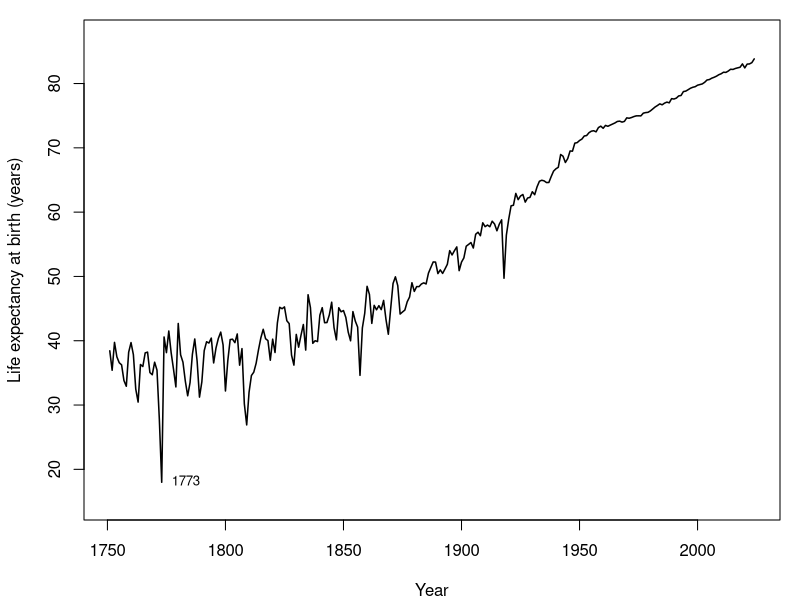
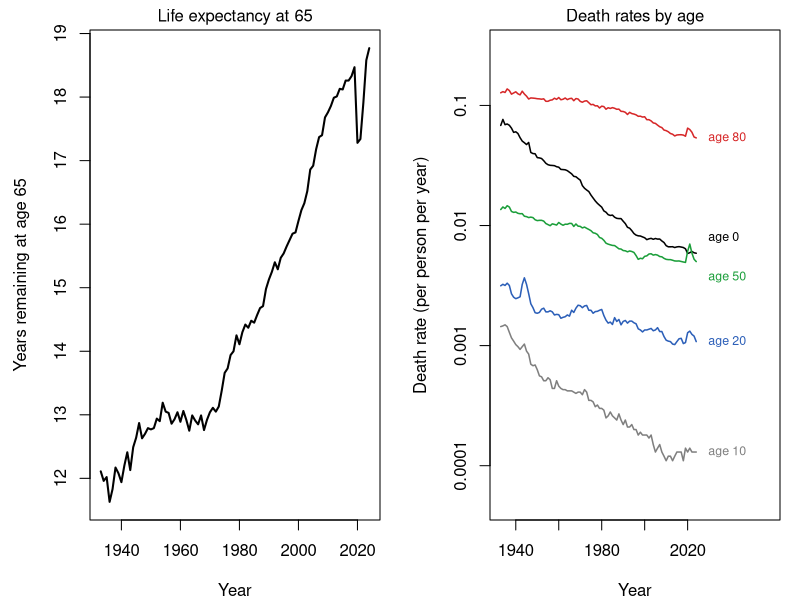
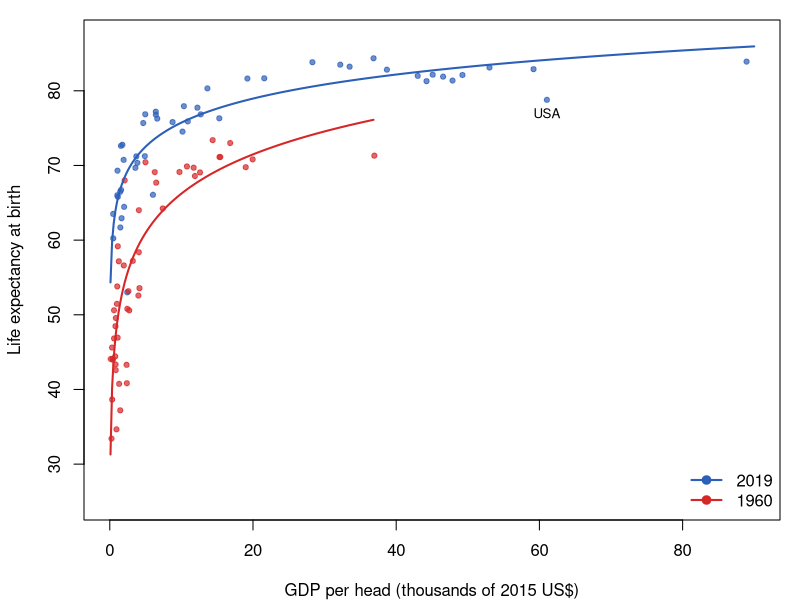
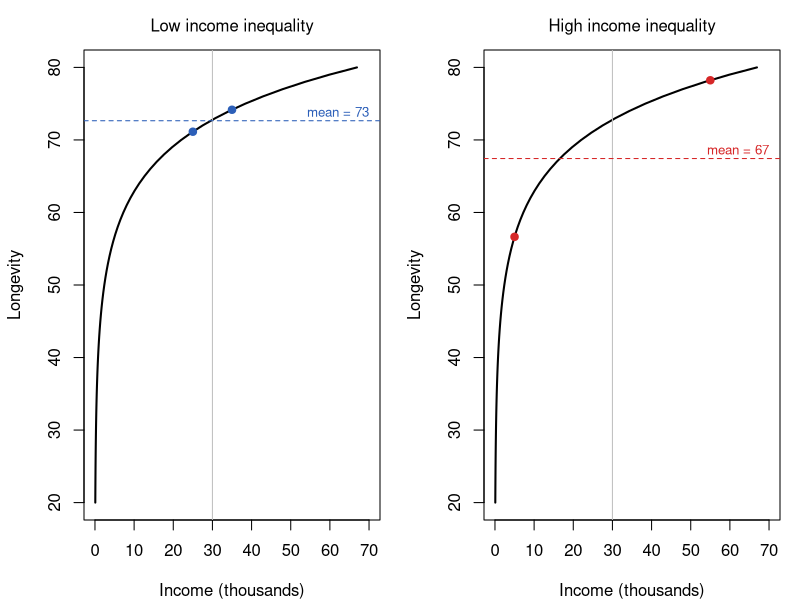
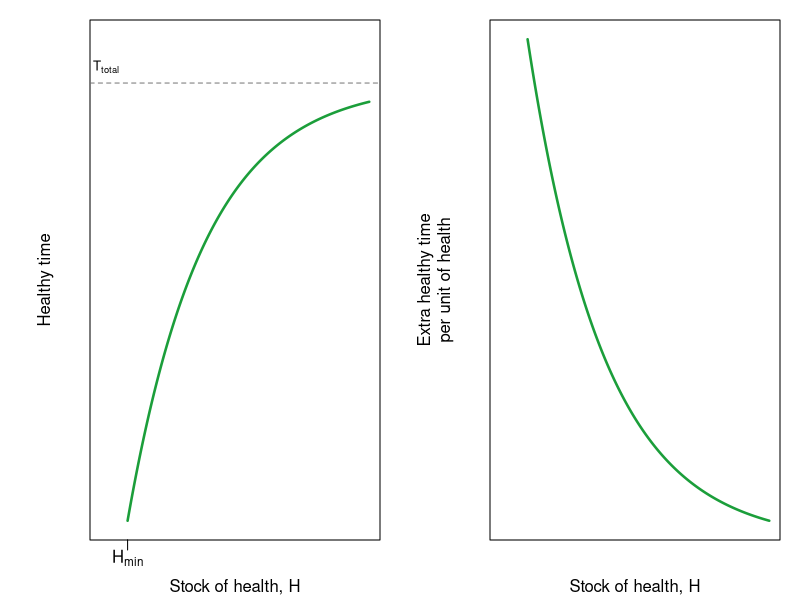
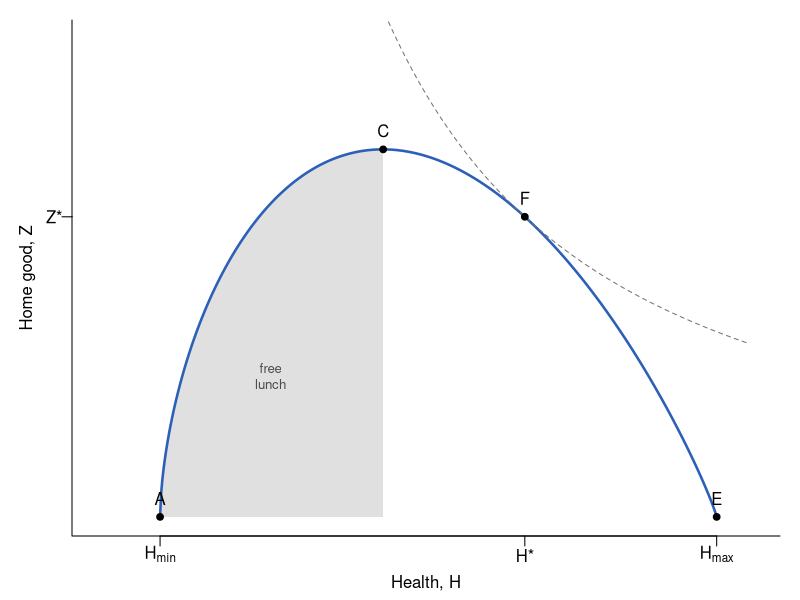
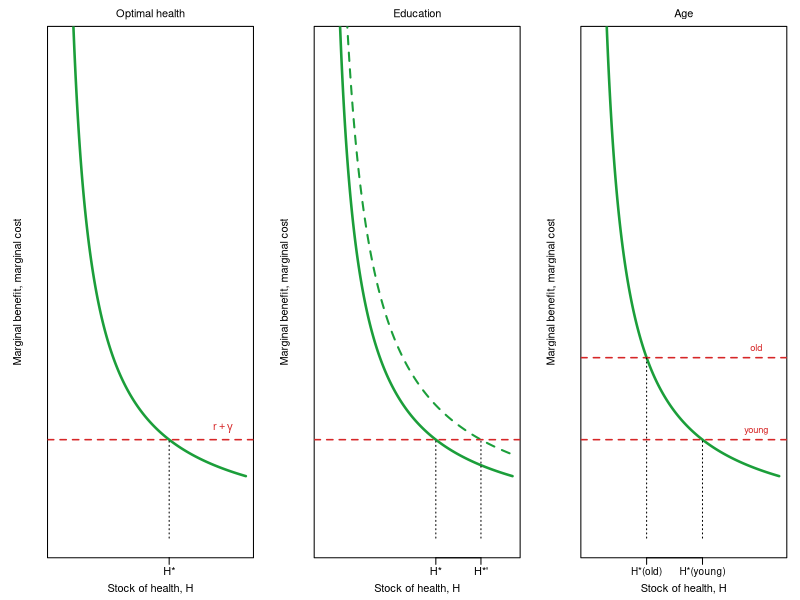

The R source for these figures, in order:
## ---- chunk 1
#| label: setup-ch11
#| include: false

col_b <- "#1b9e3a"; col_d <- "#d62728"; col_grey <- "grey45"
col_mb <- "#1b9e3a"; col_mc <- "#d62728"; col_blue <- "#2c5fb8"

## HMD period life expectancy (statistics release of 15 June 2026)
e0 <- read.table("data/hmd_e0_period_swe_usa_jpn_2026.txt", header = TRUE, skip = 1)
swe <- subset(e0, PopName == "SWE")
usa_e0 <- subset(e0, PopName == "USA")

## HMD US male life table, selected ages
usm <- read.table("data/hmd_usa_male_mx_ex_selected_ages_2026.txt", header = TRUE)

## World Bank WDI: life expectancy, GDP per head (constant 2015 US$), population
wdi <- read.csv("data/wdi_e0_gdp_pop_1960_2023.csv")
big <- function(yr) subset(wdi, year == yr & pop > 5e6 & !is.na(e0) & !is.na(gdp_pc_2015usd))
k <- intersect(big(1960)$iso3, big(2019)$iso3)          # balanced panel of countries
d60 <- subset(big(1960), iso3 %in% k); d19 <- subset(big(2019), iso3 %in% k)
m60 <- lm(e0 ~ log(gdp_pc_2015usd), d60)
m19 <- lm(e0 ~ log(gdp_pc_2015usd), d19)
wm <- function(x, w) sum(x * w) / sum(w)
gain_total <- wm(d19$e0, d19$pop) - wm(d60$e0, d60$pop)
gain_along <- wm(predict(m60, d19), d19$pop) - wm(predict(m60, d60), d60$pop)
## Preston's (1975) version: also move along the *later* curve, then average the two
gain_along19 <- wm(predict(m19, d19), d19$pop) - wm(predict(m19, d60), d60$pop)
gain_along_avg <- (gain_along + gain_along19) / 2
inc_ratio <- wm(d19$gdp_pc_2015usd, d19$pop) / wm(d60$gdp_pc_2015usd, d60$pop)
chn_share60 <- d60$pop[d60$iso3 == "CHN"] / sum(d60$pop)
## Preston's Table 1 (IJE reprint, p. 487): world e0 under each curve x income mix
pr <- matrix(c(44.2, 55.1, 46.7, 56.4), 2, dimnames = list(c("1930s", "1960s"), c("1938", "1963")))
pr_total <- pr["1960s", "1963"] - pr["1930s", "1938"]
pr_along <- pr[, "1963"] - pr[, "1938"]                 # 2.5 and 1.3 years
us19 <- subset(d19, iso3 == "USA")
us_gap <- unname(predict(m19, us19) - us19$e0)
## ---- chunk 2
#| label: fig-swe-e0
#| fig-cap: "Life expectancy at birth in Sweden, 1751–2024 (period, both sexes). Source: Human Mortality Database."
#| fig-height: 4
op <- par(mar = c(4, 4.2, 1, 1))
plot(swe$Year, swe$Total, type = "l", lwd = 1.5, ylim = c(15, 87),
     xlab = "Year", ylab = "Life expectancy at birth (years)")
text(1773, swe$Total[swe$Year == 1773], "1773", pos = 4, cex = 0.8)
par(op)
## ---- chunk 3
#| label: fig-usa-age
#| fig-cap: "U.S. men, 1933–2024. Left: life expectancy at age 65. Right: death rates at selected ages, on a log scale. Source: Human Mortality Database."
#| fig-height: 4
op <- par(mfrow = c(1, 2), mar = c(4, 4.5, 1.5, 1))
x <- subset(usm, Age == 65)
plot(x$Year, x$ex, type = "l", lwd = 2, xlab = "Year",
     ylab = "Years remaining at age 65", main = "Life expectancy at 65",
     font.main = 1, cex.main = 1)
ages <- c(0, 10, 20, 50, 80)
cols <- c("black", "grey50", col_blue, col_b, col_d)
plot(NA, xlim = c(1933, 2058), ylim = c(5e-5, 0.3), log = "y",
     xlab = "Year", ylab = "Death rate (per person per year)",
     main = "Death rates by age", font.main = 1, cex.main = 1, xaxt = "n", yaxt = "n")
axis(1, at = seq(1940, 2020, 20))
axis(2, at = c(1e-4, 1e-3, 1e-2, 1e-1), labels = c("0.0001", "0.001", "0.01", "0.1"))
nudge <- c(1.35, 1, 1, 0.74, 1)            # separate the age-0 and age-50 labels
for (i in seq_along(ages)) {
  y <- subset(usm, Age == ages[i])
  lines(y$Year, y$mx, col = cols[i], lwd = 1.5)
  text(2025, tail(y$mx, 1) * nudge[i], paste("age", ages[i]), pos = 4, cex = 0.75, col = cols[i])
}
par(op)
## ---- chunk 4
#| include: false
r <- function(a) { y <- subset(usm, Age == a); y$mx[y$Year == 2019] / y$mx[y$Year == 1933] }
## ---- chunk 5
#| label: fig-preston
#| fig-cap: "Life expectancy at birth against GDP per head (constant 2015 US dollars), countries with more than 5 million people, 1960 (red) and 2019 (blue). Curves are fits of life expectancy on log income. Source: World Bank, World Development Indicators."
#| fig-height: 4.6
xs <- seq(100, 90000, length.out = 400)
op <- par(mar = c(4, 4.2, 1, 1))
plot(d19$gdp_pc_2015usd / 1000, d19$e0, pch = 19, cex = 0.7,
     col = adjustcolor(col_blue, 0.7), xlim = c(0, 90), ylim = c(25, 87),
     xlab = "GDP per head (thousands of 2015 US$)", ylab = "Life expectancy at birth")
points(d60$gdp_pc_2015usd / 1000, d60$e0, pch = 19, cex = 0.7,
       col = adjustcolor(col_d, 0.7))
lines(xs / 1000, predict(m19, data.frame(gdp_pc_2015usd = xs)), col = col_blue, lwd = 2)
x60 <- xs[xs <= max(d60$gdp_pc_2015usd)]
lines(x60 / 1000, predict(m60, data.frame(gdp_pc_2015usd = x60)), col = col_d, lwd = 2)
text(us19$gdp_pc_2015usd / 1000, us19$e0, "USA", pos = 1, cex = 0.8)
legend("bottomright", c("2019", "1960"), col = c(col_blue, col_d), pch = 19,
       lwd = 2, bty = "n")
par(op)
## ---- chunk 6
#| label: fig-inequality
#| fig-cap: "Same average income, different inequality. Longevity rises with income at a diminishing rate (black curve). With low inequality (left), average longevity (dashed) is close to the longevity at the average income (grey line). With high inequality (right), it is much lower. Lecture example."
#| fig-height: 3.8
#| echo: false
yy <- 40:100 - 20; xx <- exp((40:100) / 9)
op <- par(mfrow = c(1, 2), mar = c(4, 4.2, 2.5, 1))
for (case in list(list(x = c(25, 35) * 1000, col = col_blue, main = "Low income inequality"),
                  list(x = c(5, 55) * 1000, col = col_d, main = "High income inequality"))) {
  plot(xx / 1000, yy, type = "l", lwd = 2, xlim = c(0, 70), ylim = c(20, 80),
       xlab = "Income (thousands)", ylab = "Longevity", main = case$main,
       font.main = 1, cex.main = 1)
  yo <- approx(xx, yy, xout = case$x)$y
  abline(v = 30, col = "grey")
  points(case$x / 1000, yo, pch = 19, col = case$col)
  abline(h = mean(yo), lty = 2, col = case$col)
  text(70, mean(yo), sprintf("mean = %.0f", mean(yo)), adj = c(1, -0.4),
       col = case$col, cex = 0.8)
}
par(op)
## ---- chunk 7
#| label: fig-grossman-mb
#| fig-cap: "Diminishing returns to health. Left: healthy (not-sick) time rises with the stock of health, but less and less. Right: the extra healthy time from each further improvement in health declines. Illustrative curves, after the lecture slides."
#| fig-height: 3.4
#| echo: false
H <- seq(1, 10, 0.01); Hmin <- 1; Tt <- 10
Tns <- Tt * (1 - exp(-0.35 * (H - Hmin)))
op <- par(mfrow = c(1, 2), mar = c(3, 4.5, 1, 1), mgp = c(1.8, 0.5, 0))
plot(H, Tns, type = "l", lwd = 2.5, col = col_mb, ylim = c(0, 11), xlim = c(0, 10),
     xaxt = "n", yaxt = "n", xlab = "Stock of health, H", ylab = "Healthy time")
abline(h = Tt, lty = 2, col = col_grey)
text(0.2, Tt, expression(T[total]), pos = 3, cex = 0.8, xpd = NA)
axis(1, at = Hmin, labels = expression(H[min]))
plot(H, 0.35 * Tt * exp(-0.35 * (H - Hmin)), type = "l", lwd = 2.5, col = col_mb,
     xlim = c(0, 10), xaxt = "n", yaxt = "n", xlab = "Stock of health, H",
     ylab = "Extra healthy time\nper unit of health")
par(op)
## ---- chunk 8
#| label: fig-grossman-ppf
#| fig-cap: "What one period's time and money can produce. Starting from H~min~ (A), better health first frees up so much time that health and Z can both rise: the free-lunch zone (grey), up to C. Beyond C, more health costs some Z. The best choice (F) is where the highest reachable indifference curve (dashed) touches the frontier, short of maximal health (E). Illustrative curves, after Bhattacharya, Hyde and Tu (2013), Figures 3.2–3.4."
#| fig-height: 3.6
#| echo: false
Hmin <- 1; Hmax <- 10
Hp <- seq(Hmin, Hmax, length.out = 500)
ppf <- function(h) 2.2 * (h - Hmin)^0.6 * (Hmax - h)^0.9 / 4
Zp <- ppf(Hp)
iC <- which.max(Zp)
u <- log(pmax(Zp, 1e-9)) + 1.3 * log(Hp)           # Cobb-Douglas utility
iF <- which.max(u)
op <- par(mar = c(3.2, 3.6, 1, 1), mgp = c(1.8, 0.5, 0))
plot(Hp, Zp, type = "n", xlim = c(0, 10.6), ylim = c(0, max(Zp) * 1.3),
     xaxt = "n", yaxt = "n", xlab = "Health, H", ylab = "Home good, Z", bty = "l")
polygon(c(Hp[1:iC], Hp[iC]), c(Zp[1:iC], 0), col = "grey88", border = NA)
lines(Hp, Zp, lwd = 2.5, col = col_blue)
hh <- seq(3.2, 10.5, 0.01)
lines(hh, exp(u[iF]) / hh^1.3, lty = 2, col = col_grey)
pts <- c(A = 1, C = iC, F = iF, E = length(Hp))
points(Hp[pts], Zp[pts], pch = 19, cex = 0.9)
text(Hp[pts], Zp[pts], names(pts), pos = c(3, 3, 3, 3), offset = 0.6)
text(Hp[round(iC / 2)], Zp[round(iC / 2)] * 0.45, "free\nlunch", cex = 0.8, col = "grey30")
axis(1, at = c(Hmin, Hp[iF], Hmax), labels = c(expression(H[min]), "H*", expression(H[max])))
axis(2, at = Zp[iF], labels = "Z*", las = 1)
par(op)
## ---- chunk 9
#| label: fig-grossman
#| fig-cap: "The Grossman model. Left: optimal health H* is where the marginal benefit of health (green) equals its marginal cost, r + γ (red). Middle: education raises the return to health investments (dashed), so H* rises. Right: older people's health depreciates faster, so r + γ is higher and H* is lower. Illustrative curves, after the lecture slides."
#| fig-height: 3.4
#| echo: false
H <- seq(0.6, 10, 0.01); MB <- function(H, s = 1) s * 3 / H^0.9
hstar <- function(mc, s = 1) (s * 3 / mc)^(1 / 0.9)
mc0 <- 0.6
op <- par(mfrow = c(1, 3), mar = c(3.2, 3.6, 2, 1), mgp = c(1.8, 0.5, 0))
draw <- function(main) {
  plot(H, MB(H), type = "n", ylim = c(0, 3), xlim = c(0, 10), xaxt = "n", yaxt = "n",
       xlab = "Stock of health, H", ylab = "Marginal benefit, marginal cost",
       main = main, font.main = 1, cex.main = 1)
  lines(H, MB(H), col = col_mb, lwd = 2.5)
}
draw("Optimal health")
abline(h = mc0, col = col_mc, lty = 2, lwd = 1.5)
text(8.8, mc0, expression(r + gamma), pos = 3, col = col_mc)
segments(hstar(mc0), 0, hstar(mc0), mc0, lty = 3)
axis(1, at = hstar(mc0), labels = "H*")
draw("Education")
lines(H, MB(H, 1.35), col = col_mb, lwd = 2, lty = 2)
abline(h = mc0, col = col_mc, lty = 2, lwd = 1.5)
segments(c(hstar(mc0), hstar(mc0, 1.35)), 0, c(hstar(mc0), hstar(mc0, 1.35)), mc0, lty = 3)
axis(1, at = c(hstar(mc0), hstar(mc0, 1.35)), labels = c("H*", "H*'"))
draw("Age")
mc_old <- 1.1
abline(h = c(mc0, mc_old), col = col_mc, lty = 2, lwd = 1.5)
text(8.8, mc0, "young", pos = 3, col = col_mc, cex = 0.85)
text(8.8, mc_old, "old", pos = 3, col = col_mc, cex = 0.85)
segments(c(hstar(mc0), hstar(mc_old)), 0, c(hstar(mc0), hstar(mc_old)), c(mc0, mc_old), lty = 3)
axis(1, at = c(hstar(mc_old), hstar(mc0)), labels = FALSE)
mtext(c("H*(old)", "H*(young)"), side = 1, at = c(hstar(mc_old), hstar(mc0)), line = 0.5, cex = 0.6)
par(op)
